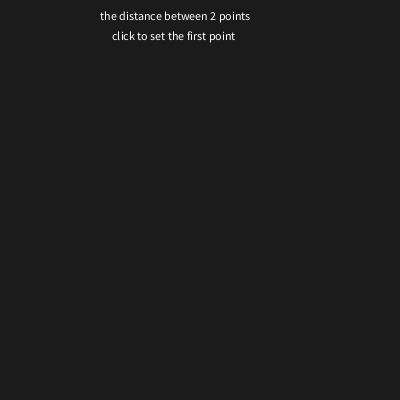
Frame 1 (no input)
Frame 60 (the mouse pressed at the canvas centre just before this capture): identical to frame 1, image omitted
Frame 120 (the mouse held since frame 60 and released just before this capture): identical to frame 1, image omitted

The Processing sketch that drew this single still picture (run headless with seeded random() and noise(); from frame 60 on, the mouse is pressed at the canvas centre):

// Processing sketch: processing_41211
// ── processing_41211.pde

boolean firstIsSet = false;
int xOne;
int yOne;
int xTwo;
int yTwo;


void setup () {
  size (400, 400);
  background(27);
  text("the distance between 2 points", 100, 20);
  text("click to set the first point", 112, 40);
}

void draw() {
}

void mousePressed() {

  if (firstIsSet == false) {
    background(27);
    xOne = mouseX;
    yOne = mouseY;
    firstIsSet = true;
    ellipse(xOne, yOne, 5, 5);
    text("the distance between 2 points", 100, 20);
    text("click to set the second point", 104, 40);
  }
  else {
    int xTwo=mouseX;
    int yTwo=mouseY;
    firstIsSet = false;
    float disTance = sqrt((sq(xOne-xTwo) + sq(yOne-yTwo)));
    background(27);
    ellipse(xTwo, yTwo, 5, 5);
    ellipse(xOne, yOne, 5, 5);
    text("the distance between 2 points", 100, 20);
    text("distance =", 130, 365);
    text(disTance, 200, 365);
    text("click to set a new first point", 106, 40);
  }
}
           
